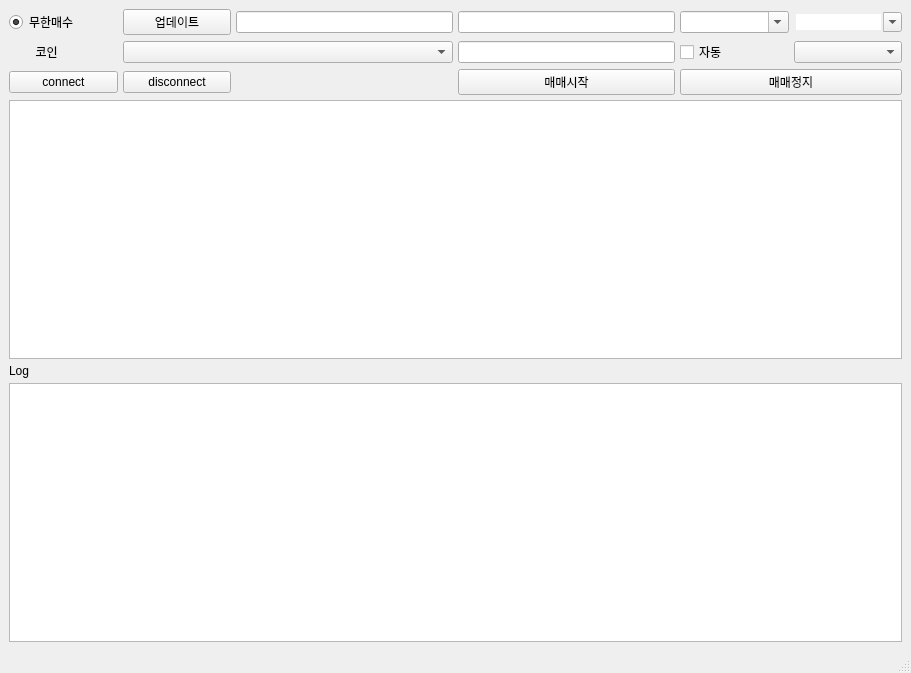
<?xml version="1.0" encoding="UTF-8"?>
<ui version="4.0">
 <class>MainWindow</class>
 <widget class="QMainWindow" name="MainWindow">
  <property name="geometry">
   <rect>
    <x>0</x>
    <y>0</y>
    <width>911</width>
    <height>673</height>
   </rect>
  </property>
  <property name="windowTitle">
   <string>MainWindow</string>
  </property>
  <widget class="QWidget" name="centralwidget">
   <layout class="QVBoxLayout" name="verticalLayout">
    <item>
     <layout class="QGridLayout" name="gridLayout" rowstretch="0,0,0,0,0,0,0,0,0" columnstretch="1,1,2,2,1,1">
      <property name="spacing">
       <number>5</number>
      </property>
      <item row="0" column="2">
       <widget class="QLineEdit" name="asset_info"/>
      </item>
      <item row="7" column="0">
       <widget class="QLabel" name="label">
        <property name="text">
         <string>Log</string>
        </property>
       </widget>
      </item>
      <item row="0" column="3">
       <widget class="QLineEdit" name="invest_asset_lineEdit"/>
      </item>
      <item row="6" column="0" colspan="6">
       <widget class="QTableWidget" name="list_view"/>
      </item>
      <item row="8" column="0" colspan="6">
       <widget class="QTextBrowser" name="log_view"/>
      </item>
      <item row="0" column="0">
       <widget class="QRadioButton" name="infinite_r_btn">
        <property name="text">
         <string>무한매수</string>
        </property>
        <property name="checked">
         <bool>true</bool>
        </property>
       </widget>
      </item>
      <item row="1" column="1" colspan="2">
       <widget class="QComboBox" name="coin_comboBox">
        <property name="maxVisibleItems">
         <number>20</number>
        </property>
        <property name="sizeAdjustPolicy">
         <enum>QComboBox::AdjustToContentsOnFirstShow</enum>
        </property>
       </widget>
      </item>
      <item row="0" column="4">
       <widget class="QComboBox" name="asset_rate_comboBox">
        <property name="editable">
         <bool>true</bool>
        </property>
       </widget>
      </item>
      <item row="0" column="5">
       <widget class="QComboBox" name="interval_comboBox">
        <property name="autoFillBackground">
         <bool>false</bool>
        </property>
        <property name="editable">
         <bool>true</bool>
        </property>
        <property name="currentText">
         <string/>
        </property>
        <property name="currentIndex">
         <number>-1</number>
        </property>
        <property name="frame">
         <bool>false</bool>
        </property>
       </widget>
      </item>
      <item row="1" column="3">
       <widget class="QLineEdit" name="profit_lineEdit"/>
      </item>
      <item row="3" column="3">
       <widget class="QPushButton" name="trade_btn">
        <property name="text">
         <string>매매시작</string>
        </property>
       </widget>
      </item>
      <item row="1" column="0">
       <widget class="QLabel" name="label_2">
        <property name="text">
         <string>        코인</string>
        </property>
       </widget>
      </item>
      <item row="3" column="4" colspan="2">
       <widget class="QPushButton" name="stop_btn">
        <property name="text">
         <string>매매정지</string>
        </property>
       </widget>
      </item>
      <item row="3" column="0">
       <widget class="QPushButton" name="connectButton">
        <property name="text">
         <string>connect</string>
        </property>
       </widget>
      </item>
      <item row="3" column="1">
       <widget class="QPushButton" name="disconnectButton">
        <property name="text">
         <string>disconnect</string>
        </property>
       </widget>
      </item>
      <item row="0" column="1">
       <widget class="QPushButton" name="asset_update_btn">
        <property name="text">
         <string>업데이트</string>
        </property>
       </widget>
      </item>
      <item row="1" column="4">
       <widget class="QCheckBox" name="auto_checkBox">
        <property name="text">
         <string>자동</string>
        </property>
       </widget>
      </item>
      <item row="1" column="5">
       <widget class="QComboBox" name="autonum_comboBox"/>
      </item>
     </layout>
    </item>
   </layout>
  </widget>
  <widget class="QStatusBar" name="statusbar"/>
  <action name="update_asset_menu">
   <property name="text">
    <string>자산업데이트</string>
   </property>
  </action>
 </widget>
 <resources/>
 <connections/>
</ui>
